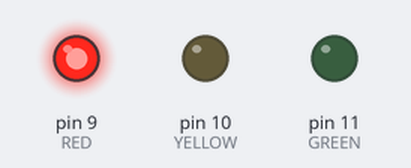
Bench run of a sketch on a simulated Arduino Uno, built with avr-gcc and run on an emulated ATmega328P. Parts: output pins drawn as LEDs (lit = HIGH).

Above: at 0.1 s.
At 1.1 s:
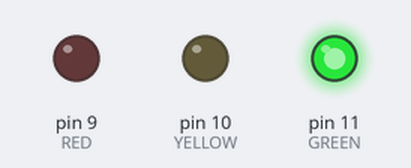
At 2.7 s:
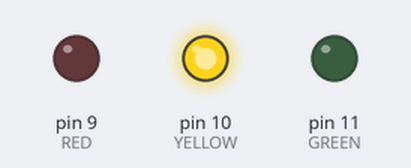
Timing chart, 0 to 3.0 s (numbered marks = the images above):
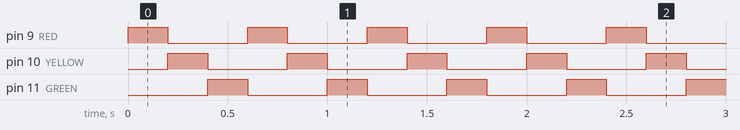

The sketch:

wave.ino
```cpp
// 🌊 물결: 빨강 → 노랑 → 초록 순서로 하나씩 켜졌다 꺼지기
const int RED = 9;       // 빨강 LED는 9번 핀
const int YELLOW = 10;   // 노랑 LED는 10번 핀
const int GREEN = 11;    // 초록 LED는 11번 핀
const int SPEED = 200;   // 다음 불로 넘어가는 시간(밀리초). 숫자가 작을수록 빠름

void setup() {
  pinMode(RED, OUTPUT);      // 세 핀을 모두 출력으로 사용
  pinMode(YELLOW, OUTPUT);
  pinMode(GREEN, OUTPUT);
}

void loop() {
  digitalWrite(RED, HIGH);     // 빨강 켜기
  delay(SPEED);
  digitalWrite(RED, LOW);      // 빨강 끄기

  digitalWrite(YELLOW, HIGH);  // 노랑 켜기
  delay(SPEED);
  digitalWrite(YELLOW, LOW);   // 노랑 끄기

  digitalWrite(GREEN, HIGH);   // 초록 켜기
  delay(SPEED);
  digitalWrite(GREEN, LOW);    // 초록 끄기
}
```

Measured:
- by itself, pin 9 (RED), pin 10 (YELLOW), pin 11 (GREEN): alternates HIGH for 0.20 s and LOW for 0.40 s
- by itself, everything shown: repeats every 0.60 s, in 3 steps
